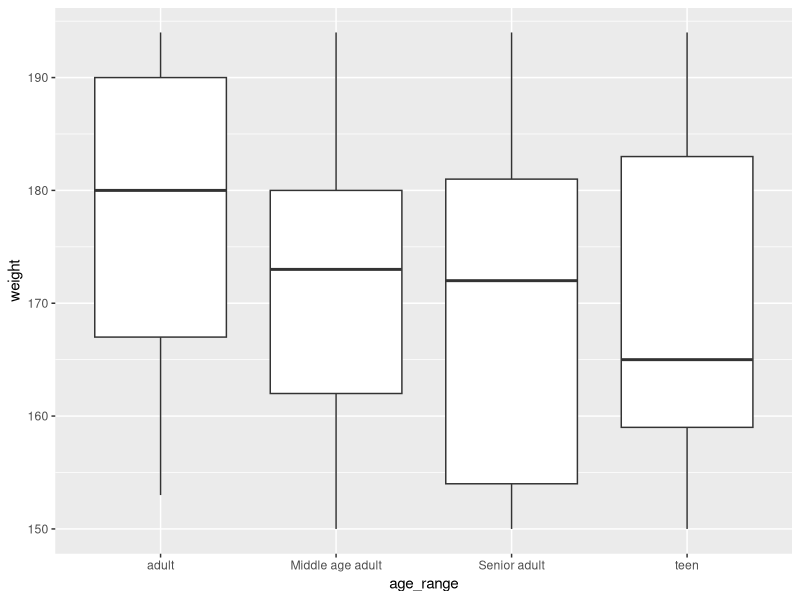
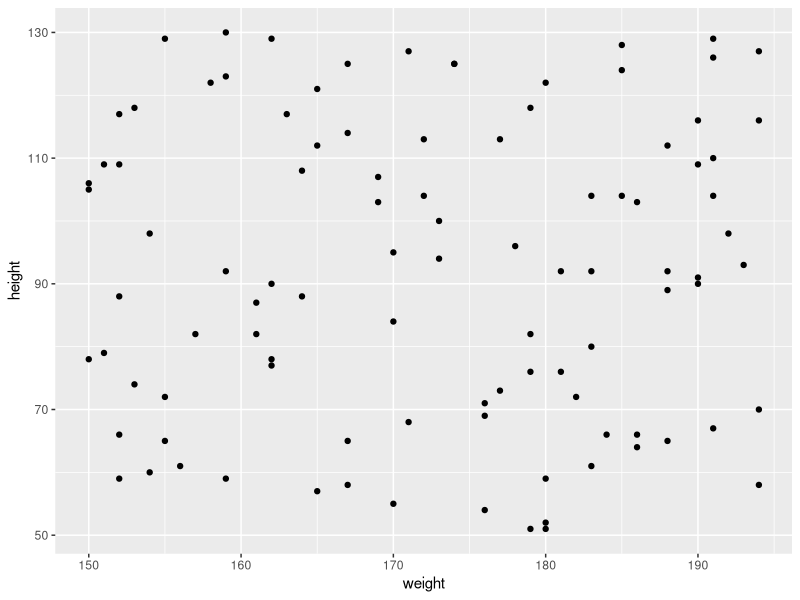

These figures' R source, in order:
## ---- chunk 1
#Load library so functions run smoothly
library(tidyverse)
## ---- chunk 2
#Create tibble
set.seed(6836)
age_range <- rep(c("teen","adult", "Middle age adult", "Senior adult"), 25)
weight <- sample(150:195, size = 100, replace=TRUE)
weight_age_tbl <- tibble::tibble(weight, age_range)
set.seed(NULL)
#Display top of tibble
head(weight_age_tbl)
## ---- chunk 3
#Histogram plot
ggplot2::ggplot(weight_age_tbl, aes(x=age_range,y=weight)) +
    ggplot2::geom_boxplot()
## ---- chunk 4
#Create tibble
set.seed(6836)
weight <- sample(150:195, size = 100, replace=TRUE)
height <- sample(50:130, size = 100, replace=TRUE)
set.seed(NULL)
weight_height_tbl <- tibble::tibble(weight, height)
#Display top of tibble
head(weight_height_tbl)
## ---- chunk 5
#Scatterplot
ggplot2::ggplot(weight_height_tbl, aes(x=weight,y=height)) +
    ggplot2::geom_point()
